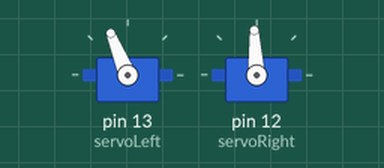
Recording of a sketch running on a simulated Arduino Uno, built with avr-gcc and run on an emulated ATmega328P. On the bench: 2 × servo.

Above: at 0.05 s.
At 1.2 s:
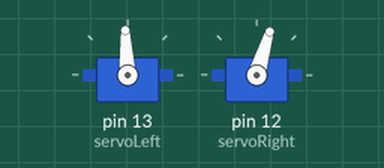
At 2.5 s:
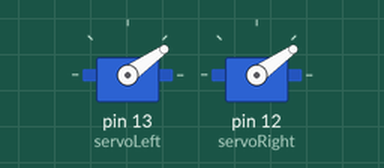
Timing chart, 0 to 5.8 s (numbered marks = the images above):
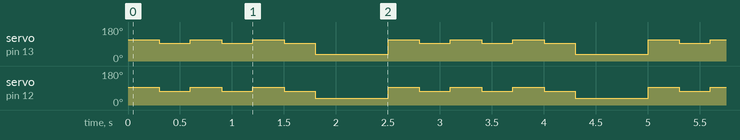

Measured:
- by itself, servo on pin 13 (servoLeft): repeats every 2.5 s: 2 × (112° 0.30 s, 93° 0.30 s), 35° 0.70 s, 112° 0.30 s, 93° 0.30 s
- by itself, servo on pin 12 (servoRight): repeats every 2.5 s: 2 × (93° 0.30 s, 73° 0.30 s), 35° 0.70 s, 93° 0.30 s, 73° 0.30 s

The sketch:

robot_move2.ino
```cpp
#include <Servo.h> // Include servo library

Servo servoLeft; // Declare left servo signal
Servo servoRight; // Declare right servo signal
void setup() {
  Serial.begin(9600);
  servoLeft.attach(13); // Attach left signal to P13
  servoRight.attach(12); // Attach right signal to P12
  servoLeft.writeMicroseconds(1500); // Write 1500 to the left servo
  servoRight.writeMicroseconds(1500); // Write 1500 to the right servo
}

void forward(){
  servoRight.writeMicroseconds(1300);
  servoLeft.writeMicroseconds(1700);
}
void backwards(){
  servoRight.writeMicroseconds(1700);
  servoLeft.writeMicroseconds(1300);
}

void right(){
  servoRight.writeMicroseconds(1500);
  servoLeft.writeMicroseconds(1700);
  }
void left(){
  servoLeft.writeMicroseconds(1500);
  servoRight.writeMicroseconds(1300);
}

void rest(){
  servoLeft.writeMicroseconds(1500);
  servoRight.writeMicroseconds(1500);
}

void axle(){
  servoLeft.writeMicroseconds(900);
  servoRight.writeMicroseconds(900);
}

void loop() {
  // to move clockwise, use values under 1500 (try 1300)
  // to move counter-clockwise, use values over 1500 (try 1700)
 //servoRight.writeMicroseconds(1700);
 //delay(2000);

// servoRight.writeMicroseconds(1700);
// servoLeft.writeMicroseconds(1700);

for (int i = 0; i < 3; i++){
right();
delay(300);
left();
delay(300);
}
axle();
delay(700);
}
```
